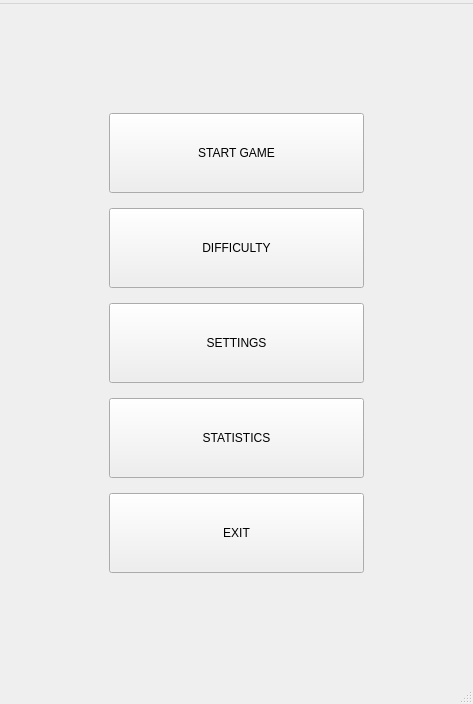
<?xml version="1.0" encoding="UTF-8"?>
<ui version="4.0">
 <class>MainWindow</class>
 <widget class="QMainWindow" name="MainWindow">
  <property name="geometry">
   <rect>
    <x>0</x>
    <y>0</y>
    <width>473</width>
    <height>704</height>
   </rect>
  </property>
  <property name="sizePolicy">
   <sizepolicy hsizetype="Minimum" vsizetype="Preferred">
    <horstretch>0</horstretch>
    <verstretch>0</verstretch>
   </sizepolicy>
  </property>
  <property name="windowTitle">
   <string>MainWindow</string>
  </property>
  <widget class="QWidget" name="centralwidget">
   <layout class="QVBoxLayout" name="verticalLayout">
    <item>
     <layout class="QVBoxLayout" name="verticalLayout_2">
      <property name="spacing">
       <number>15</number>
      </property>
      <property name="leftMargin">
       <number>100</number>
      </property>
      <property name="topMargin">
       <number>100</number>
      </property>
      <property name="rightMargin">
       <number>100</number>
      </property>
      <property name="bottomMargin">
       <number>100</number>
      </property>
      <item>
       <widget class="QPushButton" name="buttonStart">
        <property name="enabled">
         <bool>true</bool>
        </property>
        <property name="sizePolicy">
         <sizepolicy hsizetype="Preferred" vsizetype="Preferred">
          <horstretch>0</horstretch>
          <verstretch>0</verstretch>
         </sizepolicy>
        </property>
        <property name="text">
         <string>START GAME</string>
        </property>
       </widget>
      </item>
      <item>
       <widget class="QPushButton" name="buttonDifficulty">
        <property name="enabled">
         <bool>true</bool>
        </property>
        <property name="sizePolicy">
         <sizepolicy hsizetype="Preferred" vsizetype="Preferred">
          <horstretch>0</horstretch>
          <verstretch>0</verstretch>
         </sizepolicy>
        </property>
        <property name="text">
         <string>DIFFICULTY</string>
        </property>
       </widget>
      </item>
      <item>
       <widget class="QPushButton" name="buttonSettings">
        <property name="enabled">
         <bool>true</bool>
        </property>
        <property name="sizePolicy">
         <sizepolicy hsizetype="Preferred" vsizetype="Preferred">
          <horstretch>0</horstretch>
          <verstretch>0</verstretch>
         </sizepolicy>
        </property>
        <property name="text">
         <string>SETTINGS</string>
        </property>
       </widget>
      </item>
      <item>
       <widget class="QPushButton" name="buttonStatistics">
        <property name="enabled">
         <bool>true</bool>
        </property>
        <property name="sizePolicy">
         <sizepolicy hsizetype="Preferred" vsizetype="Preferred">
          <horstretch>0</horstretch>
          <verstretch>0</verstretch>
         </sizepolicy>
        </property>
        <property name="text">
         <string>STATISTICS</string>
        </property>
       </widget>
      </item>
      <item>
       <widget class="QPushButton" name="buttonExit">
        <property name="enabled">
         <bool>true</bool>
        </property>
        <property name="sizePolicy">
         <sizepolicy hsizetype="Preferred" vsizetype="Preferred">
          <horstretch>0</horstretch>
          <verstretch>0</verstretch>
         </sizepolicy>
        </property>
        <property name="text">
         <string>EXIT</string>
        </property>
       </widget>
      </item>
     </layout>
    </item>
   </layout>
  </widget>
  <widget class="QMenuBar" name="menubar">
   <property name="geometry">
    <rect>
     <x>0</x>
     <y>0</y>
     <width>473</width>
     <height>21</height>
    </rect>
   </property>
   <widget class="QMenu" name="menuhangman">
    <property name="title">
     <string/>
    </property>
   </widget>
   <addaction name="menuhangman"/>
  </widget>
  <widget class="QStatusBar" name="statusbar"/>
 </widget>
 <resources/>
 <connections>
  <connection>
   <sender>buttonExit</sender>
   <signal>clicked()</signal>
   <receiver>MainWindow</receiver>
   <slot>close()</slot>
   <hints>
    <hint type="sourcelabel">
     <x>243</x>
     <y>520</y>
    </hint>
    <hint type="destinationlabel">
     <x>178</x>
     <y>606</y>
    </hint>
   </hints>
  </connection>
 </connections>
</ui>
